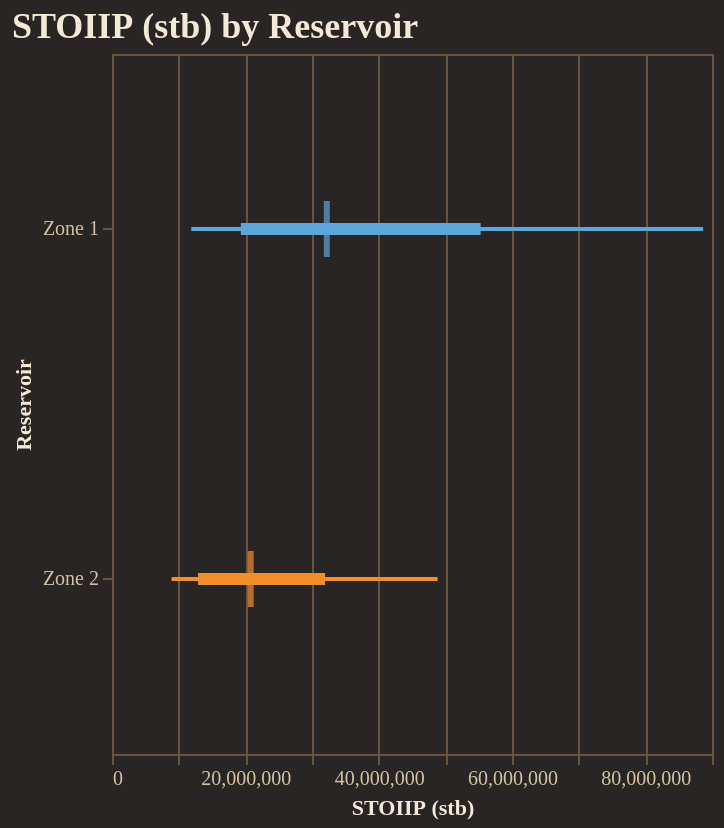

Notebook code for this chart:
### Code cell
fig = reporter.plotter.forest_plot(
    "STOIIP (stb)", 
    backend=PLOTTING_BACKEND
)
fig.show()

### Figure 1 — Vega-Lite specification as saved in the notebook (floating-point values rounded to 4 significant figures)
{"config": {"background": "#292524", "view": {"fill": "#292524", "stroke": "#665340"}, "title": {"color": "#f4e9d7", "font": "Merriweather", "fontSize": 18, "fontWeight": 600, "subtitleColor": "#d5c2a6", "anchor": "start"}, "axis": {"domainColor": "#665340", "gridColor": "#665340", "tickColor": "#665340", "labelColor": "#d5c2a6", "titleColor": "#f4e9d7", "labelFont": "Merriweather", "titleFont": "Merriweather"}, "legend": {"titleColor": "#f4e9d7", "labelColor": "#d5c2a6", "labelFont": "Merriweather", "titleFont": "Merriweather", "orient": "top-right", "symbolType": "circle"}, "header": {"labelColor": "#d5c2a6", "titleColor": "#f4e9d7", "labelFont": "Merriweather", "titleFont": "Merriweather"}, "mark": {"color": "#c78d3b"}, "line": {"color": "#c78d3b"}, "bar": {"color": "#c78d3b"}, "point": {"color": "#ddb06d"}, "area": {"color": "#c78d3b", "opacity": 0.35}, "text": {"color": "#f4e9d7", "font": "Merriweather"}, "range": {"category": ["#5DA5DA", "#F28E2B", "#59C36A", "#E15759", "#B07AA1", "#4ECDC4", "#FF9DA7", "#EDC948"]}}, "layer": [{"mark": {"type": "rule", "strokeWidth": 2}, "encoding": {"color": {"field": "group", "legend": null, "type": "nominal"}, "x": {"field": "p10", "scale": {"zero": false}, "title": "STOIIP (stb)", "type": "quantitative"}, "x2": {"field": "p90"}, "y": {"field": "group", "sort": ["Zone 1", "Zone 2"], "title": "Reservoir", "type": "nominal"}}}, {"mark": {"type": "rule", "strokeWidth": 6}, "encoding": {"color": {"field": "group", "legend": null, "type": "nominal"}, "x": {"field": "p25", "scale": {"zero": false}, "title": "STOIIP (stb)", "type": "quantitative"}, "x2": {"field": "p75"}, "y": {"field": "group", "sort": ["Zone 1", "Zone 2"], "title": "Reservoir", "type": "nominal"}}}, {"mark": {"type": "tick", "color": "black", "size": 28, "thickness": 3}, "encoding": {"color": {"field": "group", "legend": null, "type": "nominal"}, "tooltip": [{"field": "group", "title": "Group", "type": "nominal"}, {"field": "p10", "title": "P10", "type": "quantitative"}, {"field": "p25", "title": "P25", "type": "quantitative"}, {"field": "median", "title": "Median", "type": "quantitative"}, {"field": "p75", "title": "P75", "type": "quantitative"}, {"field": "p90", "title": "P90", "type": "quantitative"}], "x": {"field": "median", "scale": {"zero": false}, "title": "STOIIP (stb)", "type": "quantitative"}, "y": {"field": "group", "sort": ["Zone 1", "Zone 2"], "title": "Reservoir", "type": "nominal"}}}], "data": {"name": "data-01e1218b7d0b1ce6aaea1ae52483054b"}, "height": 350, "title": "STOIIP (stb) by Reservoir", "width": "container", "$schema": "https://vega.github.io/schema/vega-lite/v5.20.1.json", "datasets": {"data-01e1218b7d0b1ce6aaea1ae52483054b": [{"group": "Zone 1", "p10": 11890000.0, "p25": 19320000.0, "median": 32220000.0, "p75": 55290000.0, "p90": 88670000.0}, {"group": "Zone 2", "p10": 8929000.0, "p25": 12910000.0, "median": 20800000.0, "p75": 31970000.0, "p90": 48830000.0}]}}
